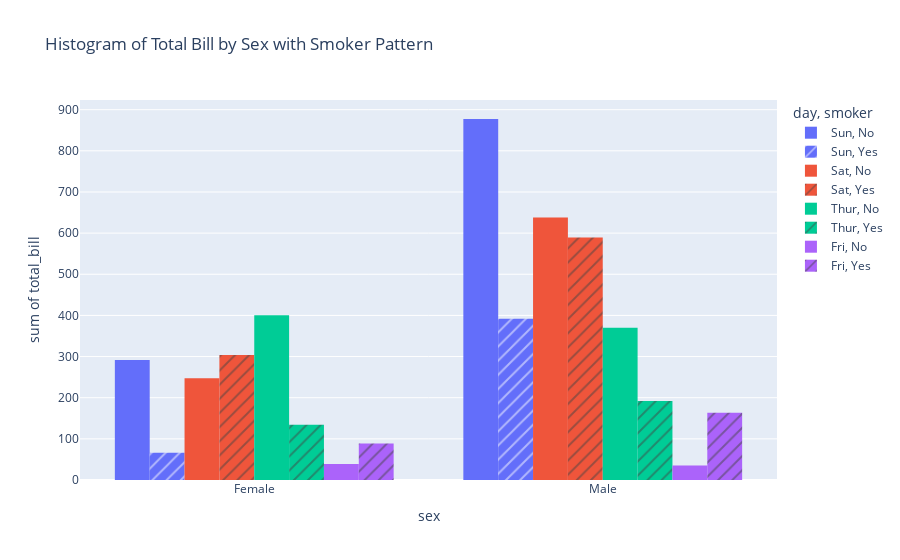

Here is the notebook cell this chart was saved with:
### Markdown cell above
Q3. Using the tips dataset in the Plotly library, Plot a histogram for x= "sex" and y="total_bill" column in the tips dataset. Also, use the "smoker" column with the pattern_shape parameter and the "day" column with the color parameter.

### Code cell
import plotly.express as px
df = px.data.tips()

# Plot histogram using Plotly Express
fig = px.histogram(df, x='sex', y='total_bill', color='day', barmode='group',
                   pattern_shape='smoker', title='Histogram of Total Bill by Sex with Smoker Pattern')
fig.show()

### Figure 1 — Plotly figure (JSON) as saved in the notebook; plotly's stock layout.template omitted (floating-point values rounded to 4 significant figures)
{"data": [{"alignmentgroup": "True", "bingroup": "x", "histfunc": "sum", "hovertemplate": "day=Sun<br>smoker=No<br>sex=%{x}<br>sum of total_bill=%{y}<extra></extra>", "legendgroup": "Sun, No", "marker": {"color": "#636efa", "pattern": {"shape": ""}}, "name": "Sun, No", "offsetgroup": "Sun, No", "orientation": "v", "showlegend": true, "type": "histogram", "x": ["Female", "Male", "Male", "Male", "Female", "Male", "Male", "Male", "Male", "Male", "Male", "Female", "Male", "Male", "Female", "Male", "Female", "Male", "Female", "Male", "Male", "Male", "Male", "Male", "Male", "Male", "Male", "Male", "Male", "Female", "Female", "Male", "Male", "Male", "Male", "Male", "Female", "Female", "Male", "Male", "Male", "Male", "Male", "Male", "Female", "Male", "Female", "Female", "Male", "Male", "Male", "Female", "Male", "Male", "Male", "Male", "Male"], "xaxis": "x", "y": [16.99, 10.34, 21.01, 23.68, 24.59, 25.29, 8.77, 26.88, 15.04, 14.78, 10.27, 35.26, 15.42, 18.43, 14.83, 21.58, 10.33, 16.29, 16.97, 17.46, 13.94, 9.68, 30.4, 18.29, 22.23, 32.4, 28.55, 18.04, 12.54, 10.29, 34.81, 9.94, 25.56, 19.49, 38.07, 23.95, 25.71, 17.31, 29.93, 14.07, 13.13, 17.26, 24.55, 19.77, 29.85, 48.17, 25, 13.39, 16.49, 21.5, 12.66, 16.21, 13.81, 24.52, 20.76, 31.71, 20.69], "yaxis": "y"}, {"alignmentgroup": "True", "bingroup": "x", "histfunc": "sum", "hovertemplate": "day=Sun<br>smoker=Yes<br>sex=%{x}<br>sum of total_bill=%{y}<extra></extra>", "legendgroup": "Sun, Yes", "marker": {"color": "#636efa", "pattern": {"shape": "/"}}, "name": "Sun, Yes", "offsetgroup": "Sun, Yes", "orientation": "v", "showlegend": true, "type": "histogram", "x": ["Female", "Male", "Male", "Male", "Male", "Male", "Male", "Female", "Male", "Male", "Male", "Male", "Male", "Male", "Female", "Male", "Female", "Male", "Male"], "xaxis": "x", "y": [17.51, 7.25, 31.85, 16.82, 32.9, 17.89, 14.48, 9.6, 34.63, 34.65, 23.33, 45.35, 23.17, 40.55, 20.9, 30.46, 18.15, 23.1, 15.69], "yaxis": "y"}, {"alignmentgroup": "True", "bingroup": "x", "histfunc": "sum", "hovertemplate": "day=Sat<br>smoker=No<br>sex=%{x}<br>sum of total_bill=%{y}<extra></extra>", "legendgroup": "Sat, No", "marker": {"color": "#EF553B", "pattern": {"shape": ""}}, "name": "Sat, No", "offsetgroup": "Sat, No", "orientation": "v", "showlegend": true, "type": "histogram", "x": ["Male", "Male", "Female", "Female", "Male", "Male", "Male", "Male", "Male", "Male", "Female", "Male", "Male", "Female", "Female", "Male", "Male", "Male", "Female", "Male", "Male", "Male", "Female", "Male", "Male", "Male", "Female", "Male", "Male", "Female", "Female", "Male", "Female", "Male", "Male", "Female", "Male", "Male", "Male", "Male", "Male", "Male", "Female", "Male", "Male"], "xaxis": "x", "y": [20.65, 17.92, 20.29, 15.77, 39.42, 19.82, 17.81, 13.37, 12.69, 21.7, 19.65, 9.55, 18.35, 15.06, 20.69, 17.78, 24.06, 16.31, 16.93, 18.69, 31.27, 16.04, 26.41, 48.27, 17.59, 20.08, 16.45, 20.23, 12.02, 17.07, 14.73, 10.51, 20.92, 18.24, 14, 7.25, 48.33, 20.45, 13.28, 11.61, 10.77, 10.07, 35.83, 29.03, 17.82], "yaxis": "y"}, {"alignmentgroup": "True", "bingroup": "x", "histfunc": "sum", "hovertemplate": "day=Sat<br>smoker=Yes<br>sex=%{x}<br>sum of total_bill=%{y}<extra></extra>", "legendgroup": "Sat, Yes", "marker": {"color": "#EF553B", "pattern": {"shape": "/"}}, "name": "Sat, Yes", "offsetgroup": "Sat, Yes", "orientation": "v", "showlegend": true, "type": "histogram", "x": ["Male", "Male", "Male", "Male", "Male", "Male", "Female", "Male", "Female", "Female", "Male", "Female", "Female", "Male", "Male", "Male", "Female", "Female", "Female", "Male", "Male", "Male", "Male", "Male", "Female", "Male", "Male", "Female", "Female", "Female", "Male", "Male", "Male", "Female", "Female", "Male", "Male", "Male", "Male", "Male", "Female", "Male"], "xaxis": "x", "y": [38.01, 11.24, 20.29, 13.81, 11.02, 18.29, 3.07, 15.01, 26.86, 25.28, 17.92, 44.3, 22.42, 15.36, 20.49, 25.21, 14.31, 10.59, 10.63, 50.81, 15.81, 26.59, 38.73, 24.27, 12.76, 30.06, 25.89, 13.27, 28.17, 12.9, 28.15, 11.59, 7.74, 30.14, 22.12, 24.01, 15.69, 15.53, 12.6, 32.83, 27.18, 22.67], "yaxis": "y"}, {"alignmentgroup": "True", "bingroup": "x", "histfunc": "sum", "hovertemplate": "day=Thur<br>smoker=No<br>sex=%{x}<br>sum of total_bill=%{y}<extra></extra>", "legendgroup": "Thur, No", "marker": {"color": "#00cc96", "pattern": {"shape": ""}}, "name": "Thur, No", "offsetgroup": "Thur, No", "orientation": "v", "showlegend": true, "type": "histogram", "x": ["Male", "Male", "Male", "Male", "Female", "Male", "Female", "Male", "Male", "Male", "Male", "Female", "Female", "Female", "Male", "Female", "Male", "Male", "Female", "Female", "Male", "Female", "Female", "Male", "Male", "Female", "Female", "Female", "Female", "Female", "Female", "Female", "Female", "Female", "Male", "Male", "Female", "Female", "Female", "Female", "Female", "Male", "Male", "Male", "Female"], "xaxis": "x", "y": [27.2, 22.76, 17.29, 16.66, 10.07, 15.98, 34.83, 13.03, 18.28, 24.71, 21.16, 10.65, 12.43, 24.08, 11.69, 13.42, 14.26, 15.95, 12.48, 29.8, 8.52, 14.52, 11.38, 22.82, 19.08, 20.27, 11.17, 12.26, 18.26, 8.51, 10.33, 14.15, 13.16, 17.47, 34.3, 41.19, 27.05, 16.43, 8.35, 18.64, 11.87, 9.78, 7.51, 7.56, 18.78], "yaxis": "y"}, {"alignmentgroup": "True", "bingroup": "x", "histfunc": "sum", "hovertemplate": "day=Thur<br>smoker=Yes<br>sex=%{x}<br>sum of total_bill=%{y}<extra></extra>", "legendgroup": "Thur, Yes", "marker": {"color": "#00cc96", "pattern": {"shape": "/"}}, "name": "Thur, Yes", "offsetgroup": "Thur, Yes", "orientation": "v", "showlegend": true, "type": "histogram", "x": ["Male", "Male", "Male", "Female", "Male", "Male", "Male", "Male", "Female", "Female", "Male", "Male", "Female", "Female", "Female", "Male", "Female"], "xaxis": "x", "y": [19.44, 32.68, 16, 19.81, 28.44, 15.48, 16.58, 10.34, 43.11, 13, 13.51, 18.71, 12.74, 13, 16.4, 20.53, 16.47], "yaxis": "y"}, {"alignmentgroup": "True", "bingroup": "x", "histfunc": "sum", "hovertemplate": "day=Fri<br>smoker=No<br>sex=%{x}<br>sum of total_bill=%{y}<extra></extra>", "legendgroup": "Fri, No", "marker": {"color": "#ab63fa", "pattern": {"shape": ""}}, "name": "Fri, No", "offsetgroup": "Fri, No", "orientation": "v", "showlegend": true, "type": "histogram", "x": ["Male", "Female", "Male", "Female"], "xaxis": "x", "y": [22.49, 22.75, 12.46, 15.98], "yaxis": "y"}, {"alignmentgroup": "True", "bingroup": "x", "histfunc": "sum", "hovertemplate": "day=Fri<br>smoker=Yes<br>sex=%{x}<br>sum of total_bill=%{y}<extra></extra>", "legendgroup": "Fri, Yes", "marker": {"color": "#ab63fa", "pattern": {"shape": "/"}}, "name": "Fri, Yes", "offsetgroup": "Fri, Yes", "orientation": "v", "showlegend": true, "type": "histogram", "x": ["Male", "Female", "Female", "Male", "Male", "Male", "Male", "Female", "Female", "Male", "Female", "Male", "Male", "Female", "Female"], "xaxis": "x", "y": [28.97, 5.75, 16.32, 40.17, 27.28, 12.03, 21.01, 11.35, 15.38, 12.16, 13.42, 8.58, 13.42, 16.27, 10.09], "yaxis": "y"}], "layout": {"autosize": true, "barmode": "group", "legend": {"title": {"text": "day, smoker"}, "tracegroupgap": 0}, "title": {"text": "Histogram of Total Bill by Sex with Smoker Pattern"}, "xaxis": {"anchor": "y", "autorange": true, "domain": [0, 1], "range": [-0.5, 1.5], "title": {"text": "sex"}, "type": "category"}, "yaxis": {"anchor": "x", "autorange": true, "domain": [0, 1], "range": [0, 923.5], "title": {"text": "sum of total_bill"}, "type": "linear"}}}
